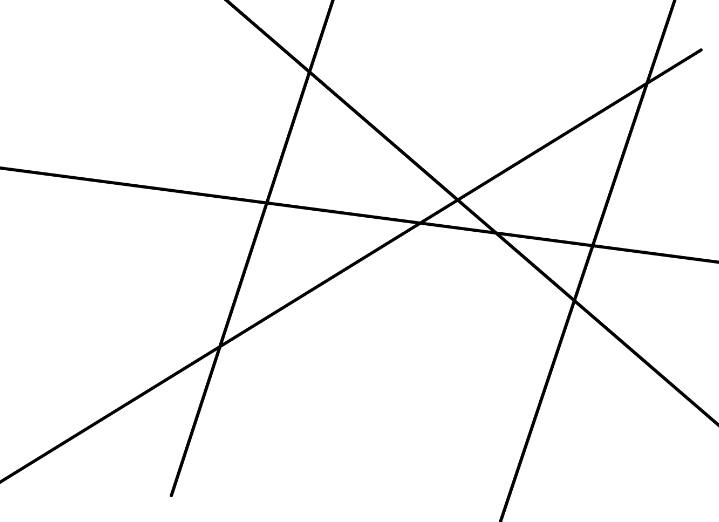
#> input picture discrete_radon_transform/straight_lines_samples.JPG, 719 x 522 px
$ python Discrete_Radon_Transform.py
#> lines starting #> are read from the running program, lines starting #| are printed output that depends on the picture
import numpy as np
from PIL import Image
import matplotlib.pyplot as plt
from tqdm import tqdm
import sys

sys.path.append("discrete-radon-transform/discrete_radon_transform")
from . import __version__
import click


class Discrete_Radon_Transform:
    def __init__(self, path_to_picture: str, angle_acc=500, shift_acc=500) -> None:
        """main calculations"""
#> called with path_to_picture = 'straight_lines_samples.JPG', angle_acc = 500, shift_acc = 500
        # open picture with PILL
        input_img = Image.open(path_to_picture)
#> input_img is the input picture: PIL image 719x522 RGB; min 0, max 255, mean 247.9
        # transform picture to grayscale: (black: 0, white: 255)
        input_img = input_img.convert("L")
#> input_img: PIL image 719x522 L
        # picture to matrix with negative values (black: 255, white: 0)
        input_img = self.negative(np.matrix(input_img))
#> in negative, `return np.ones(M.shape) * 255 - M`:
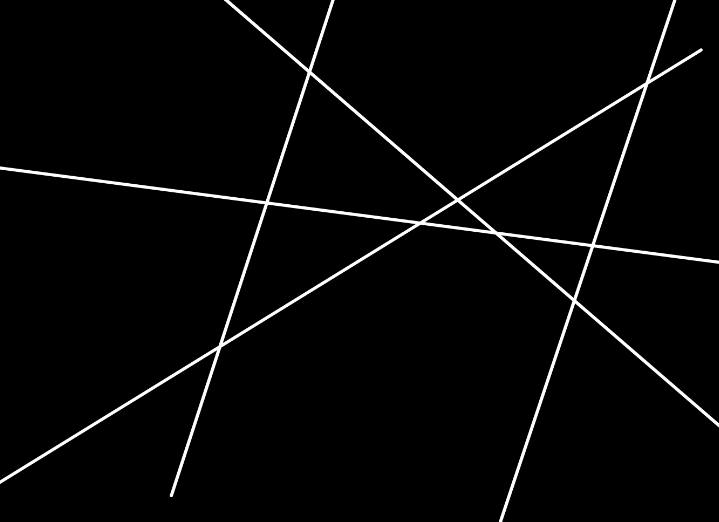
#> returned value: shape (522, 719) float64; min 0, max 255, mean 7.1

        # (x,y) rectangle size
        (N, M) = input_img.shape
#> N = 522; M = 719
        # the sampling rate of the slope angle tangent and linear shift
        H = shift_acc
        K = angle_acc
        self.H = H
        self.K = K
        # x: linspace(-1, 1, M)
        dx = 2 / (M - 1)
#> dx = 0.00279
        xmin = -1
        # y: linspace(-1, 1, N)
        dy = 2 / (N - 1)
#> dy = 0.00384
        ymin = -1

        # f'(p(k), t(h)) = dx * Σf(x(m), p(k)*x(m)+t(h))
        self.tg = np.tan(np.pi * 89 / 180)
        p = np.linspace(-self.tg, self.tg, K)
        t = np.linspace(-5, 5, H)
        self.Transformed = np.zeros((H, K))

        # nearest neighbour approximation
        for k in tqdm(range(K)):
            for h in range(H):
                sum = 0
                alpha = p[k] * dx / dy
                beta = (p[k] * xmin + t[h] - ymin) / dy
                for m in range(M):
                    n = int(np.round(alpha * m + beta))
                    if (n > 0) and (n < N):
                        sum = sum + input_img[n, m]
                self.Transformed[h, k] = dx * sum
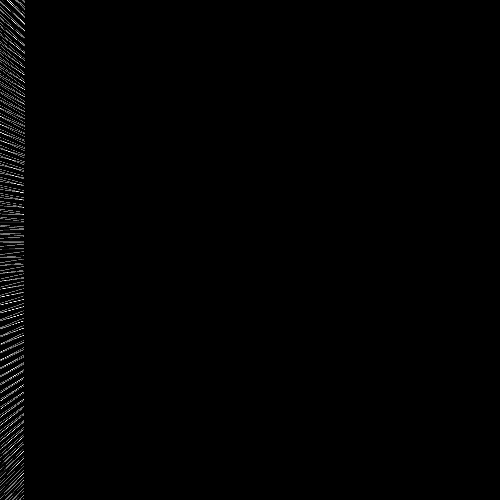
#> self.Transformed: shape (500, 500) float64; min 0, max 1.45, mean 0.00985; drawn with min black and max white

    def negative(self, M: np.matrix) -> np.matrix:
        """Reverses matrixs' values |value - 255|"""
        # m_ij = |m_ij - 255|
        return np.ones(M.shape) * 255 - M

    def get_transform(self) -> np.matrix:
        """returnes result of transformation"""
        return self.Transformed

    def get_params(self):
        raise NotImplementedError

    # [13 lines left out: function display_result, not called in this run]


if __name__ == "__main__":
#> (the run stopped early here; a loop or call above may not have finished)
